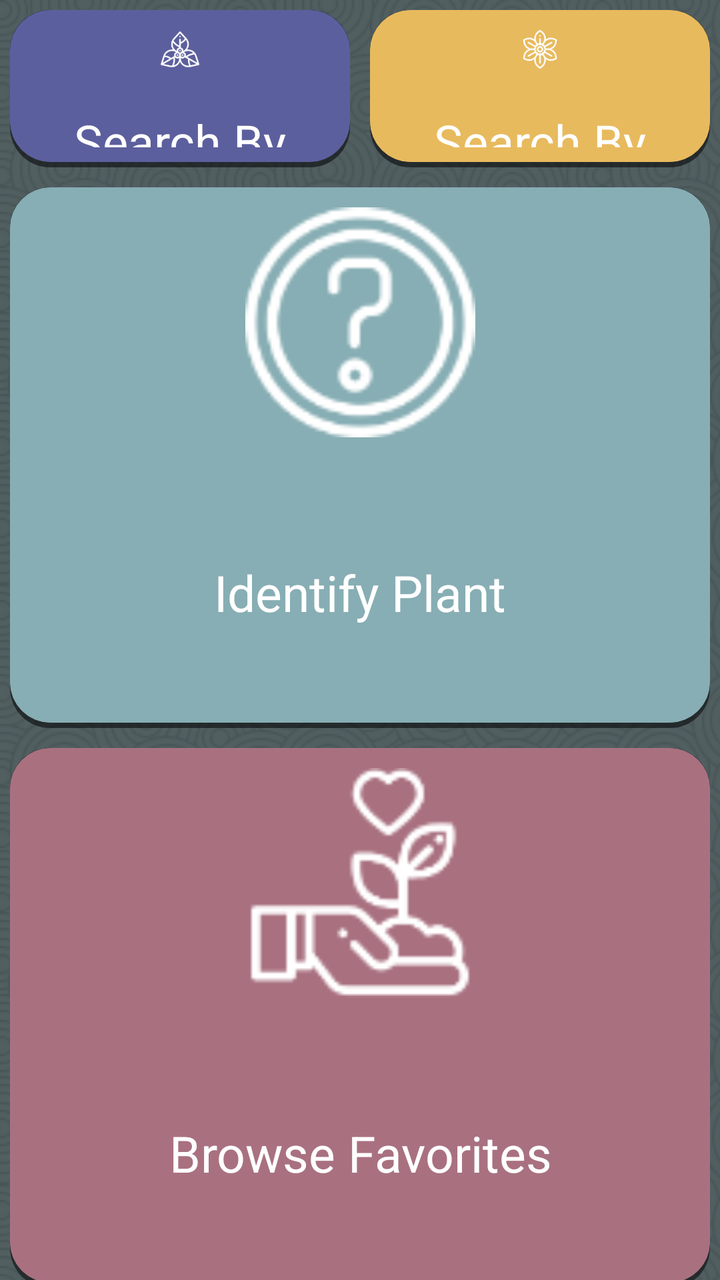
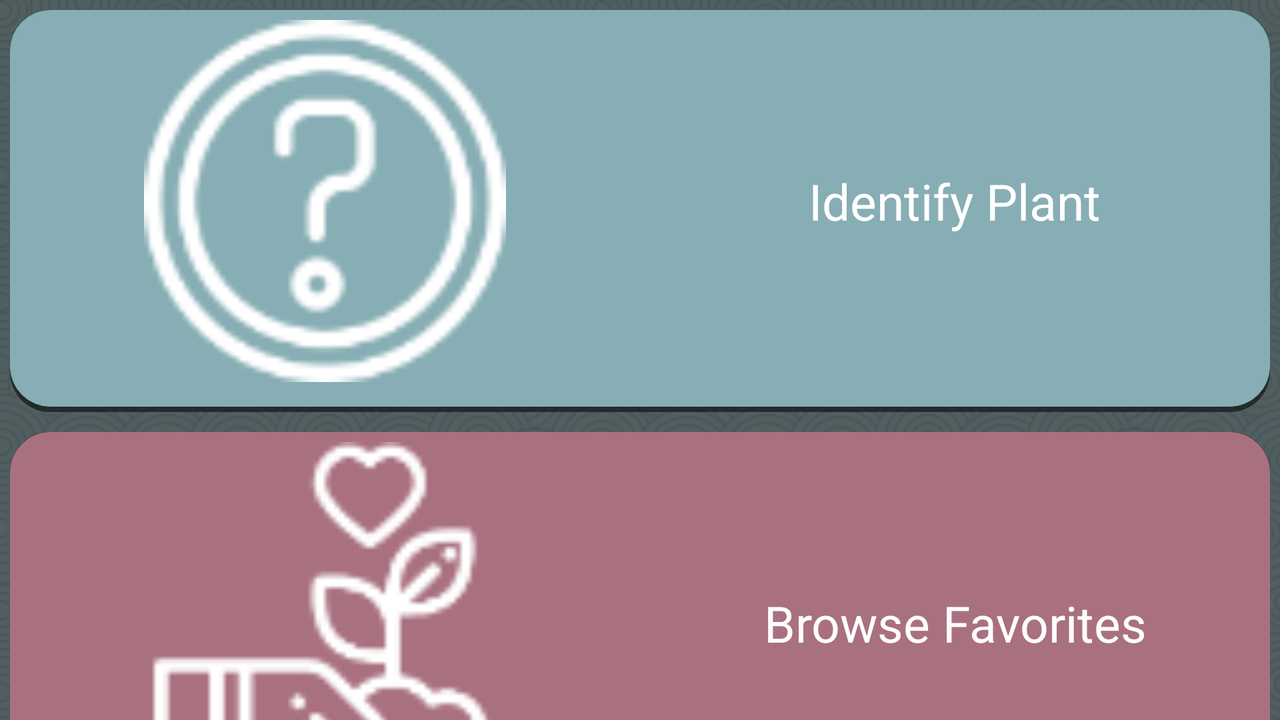

Compare how this app lays out the same screen by default and in its alternative resource folder. The renders come first, then the two layout files and the values they reference.
<!-- AndroidManifest.xml: application theme AppTheme -->
<!-- res/layout/activity_startup.xml -->
<?xml version="1.0" encoding="utf-8"?>
<LinearLayout
    xmlns:android="http://schemas.android.com/apk/res/android"
    xmlns:tools="http://schemas.android.com/tools"
    android:layout_width="match_parent"
    android:layout_height="match_parent"
    android:orientation="vertical"
    android:gravity="center"
    tools:context="com.example.android.usdaplantindex.StartupActivity">

    <LinearLayout xmlns:android="http://schemas.android.com/apk/res/android"
        android:orientation="vertical"
        android:layout_width="match_parent"
        android:layout_height="wrap_content">

        <LinearLayout xmlns:android="http://schemas.android.com/apk/res/android"
            android:orientation="horizontal"
            android:layout_width="match_parent"
            android:layout_height="0dp"
            android:layout_weight="3">

            <LinearLayout
                android:id="@+id/btn_search_by_scientific"
                android:layout_margin="5dp"
                android:orientation="vertical"
                android:layout_width="0dp"
                android:layout_height="wrap_content"
                android:layout_weight="1"
                android:background="@drawable/button_w_shadow_sci">

                <ImageView
                    android:layout_gravity="center_horizontal"
                    android:layout_width="match_parent"
                    android:layout_height="0dp"
                    android:layout_margin="10dp"
                    android:adjustViewBounds="true"
                    android:scaleType="fitCenter"
                    android:layout_weight="1"
                    android:src="@drawable/ic_sci" />

                <TextView
                    android:gravity="center"
                    android:layout_gravity="center_horizontal"
                    android:textSize="24dp"
                    android:layout_width="match_parent"
                    android:layout_height="0dp"
                    android:layout_margin="10dp"
                    android:textColor="@color/colorBrightText"
                    android:layout_weight="1"
                    android:text="@string/button_text_search_by_scientific" />

            </LinearLayout>

            <LinearLayout
                android:id="@+id/btn_search_by_common"
                android:layout_margin="5dp"
                android:orientation="vertical"
                android:layout_width="0dp"
                android:layout_height="wrap_content"
                android:layout_weight="1"
                android:background="@drawable/button_w_shadow_com">

                <ImageView
                    android:layout_gravity="center_horizontal"
                    android:layout_width="match_parent"
                    android:layout_height="0dp"
                    android:layout_margin="10dp"
                    android:adjustViewBounds="true"
                    android:scaleType="fitCenter"
                    android:layout_weight="1"
                    android:src="@drawable/ic_com" />

                <TextView
                    android:gravity="center"
                    android:layout_gravity="center_horizontal"
                    android:textSize="24dp"
                    android:layout_width="match_parent"
                    android:layout_height="0dp"
                    android:layout_margin="10dp"
                    android:layout_weight="1"
                    android:textColor="@color/colorBrightText"
                    android:text="@string/button_text_search_by_common" />

            </LinearLayout>

        </LinearLayout>

        <LinearLayout
            android:id="@+id/btn_search_by_location"
            android:layout_margin="5dp"
            android:orientation="vertical"
            android:layout_width="match_parent"
            android:layout_height="0dp"
            android:layout_weight="2"
            android:background="@drawable/button_w_shadow_id">

            <ImageView
                android:layout_gravity="center_horizontal"
                android:layout_width="match_parent"
                android:layout_height="0dp"
                android:layout_margin="10dp"
                android:adjustViewBounds="true"
                android:scaleType="fitCenter"
                android:layout_weight="1"
                android:src="@drawable/ic_id" />

            <TextView
                android:gravity="center"
                android:layout_gravity="center_horizontal"
                android:textSize="25dp"
                android:layout_width="match_parent"
                android:layout_height="0dp"
                android:layout_margin="10dp"
                android:layout_weight="1"
                android:textColor="@color/colorBrightText"
                android:text="@string/button_text_identify" />

        </LinearLayout>

        <LinearLayout
            android:id="@+id/btn_favorites"
            android:layout_margin="5dp"
            android:orientation="vertical"
            android:layout_width="match_parent"
            android:layout_height="0dp"
            android:layout_weight="2"
            android:background="@drawable/button_w_shadow_fav">

            <ImageView
                android:layout_gravity="center_horizontal"
                android:layout_width="match_parent"
                android:layout_height="0dp"
                android:layout_margin="10dp"
                android:adjustViewBounds="true"
                android:scaleType="fitCenter"
                android:layout_weight="1"
                android:src="@drawable/ic_fav" />

            <TextView
                android:gravity="center"
                android:layout_gravity="center_horizontal"
                android:textSize="25dp"
                android:layout_width="match_parent"
                android:layout_height="0dp"
                android:layout_margin="10dp"
                android:layout_weight="1"
                android:textColor="@color/colorBrightText"
                android:text="@string/button_text_favorites" />

        </LinearLayout>

        <Button
            android:id="@+id/btn_about"
            android:layout_margin="5dp"
            android:textAllCaps="false"
            android:layout_width="match_parent"
            android:layout_height="0dp"
            android:background="@drawable/button_w_shadow_abo"
            android:textSize="25dp"
            android:textColor="@color/colorBrightText"
            android:layout_weight="1"
            android:text="@string/button_text_about" />

    </LinearLayout>

</LinearLayout>
<!-- resources referenced by this layout -->
<resources>
  <color name="colorBrightText">#FFFFFF</color>
  <!-- drawable button_w_shadow_abo (drawable) -->
  <?xml version="1.0" encoding="utf-8"?>
  <layer-list
      xmlns:android="http://schemas.android.com/apk/res/android">
  
      <item android:drawable="@drawable/shadow"/>
      <item
          android:drawable="@drawable/rounded_button_abo"
          android:bottom="8px" />
  
  </layer-list>
  <!-- drawable button_w_shadow_com (drawable) -->
  <?xml version="1.0" encoding="utf-8"?>
  <layer-list
      xmlns:android="http://schemas.android.com/apk/res/android">
  
      <item android:drawable="@drawable/shadow"/>
      <item
          android:drawable="@drawable/rounded_button_com"
          android:bottom="8px" />
  
  </layer-list>
  <!-- drawable button_w_shadow_fav (drawable) -->
  <?xml version="1.0" encoding="utf-8"?>
  <layer-list
      xmlns:android="http://schemas.android.com/apk/res/android">
  
      <item android:drawable="@drawable/shadow"/>
      <item
          android:drawable="@drawable/rounded_button_fav"
          android:bottom="8px" />
  
  </layer-list>
  <!-- drawable button_w_shadow_id (drawable) -->
  <?xml version="1.0" encoding="utf-8"?>
  <layer-list
      xmlns:android="http://schemas.android.com/apk/res/android">
  
      <item android:drawable="@drawable/shadow"/>
      <item
          android:drawable="@drawable/rounded_button_id"
          android:bottom="8px" />
  
  </layer-list>
  <!-- drawable button_w_shadow_sci (drawable) -->
  <?xml version="1.0" encoding="utf-8"?>
  <layer-list
      xmlns:android="http://schemas.android.com/apk/res/android">
  
      <item android:drawable="@drawable/shadow"/>
      <item
          android:drawable="@drawable/rounded_button_sci"
          android:bottom="8px" />
  
  </layer-list>
  <string name="button_text_about">About USDA Plant Index</string>
  <string name="button_text_favorites">Browse Favorites</string>
  <string name="button_text_identify">Identify Plant</string>
  <string name="button_text_search_by_common">Search By\nCommon Name</string>
  <string name="button_text_search_by_scientific">Search By\nScientific Name</string>
  <style name="AppTheme" parent="Theme.AppCompat.Light.DarkActionBar">
          
          <item name="colorPrimary">@color/colorPrimary</item>
          <item name="colorPrimaryDark">@color/colorPrimaryDark</item>
          <item name="colorAccent">@color/colorAccent</item>
          <item name="android:textColor">@color/colorBrightText</item>
          <item name="android:windowBackground">@drawable/backrepeat</item>
      </style>
  <!-- drawable shadow (drawable) -->
  <?xml version="1.0" encoding="utf-8"?>
  <shape android:shape="rectangle"
      xmlns:android="http://schemas.android.com/apk/res/android">
  
      <solid android:color="@color/colorShadow"/>
      <corners android:radius="20dip"/>
  
  </shape>
  <!-- drawable rounded_button_id (drawable) -->
  <?xml version="1.0" encoding="utf-8"?>
  <shape android:shape="rectangle"
      xmlns:android="http://schemas.android.com/apk/res/android">
      <gradient
          android:startColor="@color/colorMainId"
          android:endColor="@color/colorMainId"
          android:angle="90">
      </gradient>
  
      <corners android:radius="20dip" />
  
      <stroke
          android:width="1px"
          android:color="@color/colorMainId" />
  </shape>
  <color name="colorPrimary">#4c6750</color>
  <color name="colorPrimaryDark">#2c3a2f</color>
  <color name="colorAccent">#edbc5a</color>
  <!-- drawable backrepeat (drawable) -->
  <?xml version="1.0" encoding="utf-8"?>
  <bitmap xmlns:android="http://schemas.android.com/apk/res/android"
      android:src="@drawable/back_round"
      android:tileMode="repeat" />
  <color name="colorShadow">#88000000</color>
  <color name="colorMainAbo">#83928f</color>
  <color name="colorMainCom">#e8ba5e</color>
  <color name="colorMainFav">#a97180</color>
  <color name="colorMainId">#87aeb4</color>
  <color name="colorMainSci">#5c5f9d</color>
  <!-- some entries are left out for length -->
</resources>
<!-- res/layout-land/activity_startup.xml (the repository's variant of the layout above) -->
<!-- drawn on the phone turned sideways -->
<?xml version="1.0" encoding="utf-8"?>
<LinearLayout
    xmlns:android="http://schemas.android.com/apk/res/android"
    xmlns:tools="http://schemas.android.com/tools"
    android:layout_width="match_parent"
    android:layout_height="match_parent"
    android:orientation="vertical"
    android:gravity="center"
    tools:context="com.example.android.usdaplantindex.StartupActivity">

    <LinearLayout xmlns:android="http://schemas.android.com/apk/res/android"
        android:orientation="vertical"
        android:layout_width="match_parent"
        android:layout_height="wrap_content">

        <LinearLayout xmlns:android="http://schemas.android.com/apk/res/android"
            android:orientation="horizontal"
            android:layout_width="match_parent"
            android:layout_height="0dp"
            android:layout_weight="3">

            <LinearLayout
                android:id="@+id/btn_search_by_scientific"
                android:layout_margin="5dp"
                android:orientation="horizontal"
                android:layout_width="0dp"
                android:layout_height="wrap_content"
                android:layout_weight="1"
                android:background="@drawable/button_w_shadow_sci">

                <ImageView
                    android:layout_gravity="center_horizontal"
                    android:layout_width="0dp"
                    android:padding="5dp"
                    android:layout_height="match_parent"
                    android:layout_margin="5dp"
                    android:adjustViewBounds="true"
                    android:scaleType="fitCenter"
                    android:layout_weight="1"
                    android:src="@drawable/ic_sci" />

                <TextView
                    android:gravity="center"
                    android:layout_gravity="center_horizontal"
                    android:textSize="24dp"
                    android:layout_width="0dp"
                    android:layout_height="match_parent"
                    android:layout_margin="5dp"
                    android:textColor="@color/colorBrightText"
                    android:layout_weight="1"
                    android:text="@string/button_text_search_by_scientific" />

            </LinearLayout>

            <LinearLayout
                android:id="@+id/btn_search_by_common"
                android:layout_margin="5dp"
                android:orientation="horizontal"
                android:layout_width="0dp"
                android:layout_height="wrap_content"
                android:layout_weight="1"
                android:background="@drawable/button_w_shadow_com">

                <ImageView
                    android:layout_gravity="center_horizontal"
                    android:layout_width="0dp"
                    android:padding="5dp"
                    android:layout_height="match_parent"
                    android:layout_margin="5dp"
                    android:adjustViewBounds="true"
                    android:scaleType="fitCenter"
                    android:layout_weight="1"
                    android:src="@drawable/ic_com" />

                <TextView
                    android:gravity="center"
                    android:layout_gravity="center_horizontal"
                    android:textSize="24dp"
                    android:layout_width="0dp"
                    android:layout_height="match_parent"
                    android:layout_margin="5dp"
                    android:layout_weight="1"
                    android:textColor="@color/colorBrightText"
                    android:text="@string/button_text_search_by_common" />

            </LinearLayout>

        </LinearLayout>

        <LinearLayout
            android:id="@+id/btn_search_by_location"
            android:layout_margin="5dp"
            android:orientation="horizontal"
            android:layout_width="match_parent"
            android:layout_height="0dp"
            android:layout_weight="2"
            android:background="@drawable/button_w_shadow_id">

            <ImageView
                android:layout_gravity="center_horizontal"
                android:layout_width="0dp"
                android:padding="5dp"
                android:layout_height="match_parent"
                android:layout_margin="5dp"
                android:adjustViewBounds="true"
                android:scaleType="fitCenter"
                android:layout_weight="1"
                android:src="@drawable/ic_id" />

            <TextView
                android:gravity="center"
                android:layout_gravity="center_horizontal"
                android:textSize="25dp"
                android:layout_width="0dp"
                android:layout_height="match_parent"
                android:layout_margin="5dp"
                android:layout_weight="1"
                android:textColor="@color/colorBrightText"
                android:text="@string/button_text_identify" />

        </LinearLayout>

        <LinearLayout
            android:id="@+id/btn_favorites"
            android:layout_margin="5dp"
            android:orientation="horizontal"
            android:layout_width="match_parent"
            android:layout_height="0dp"
            android:layout_weight="2"
            android:background="@drawable/button_w_shadow_fav">

            <ImageView
                android:layout_gravity="center_horizontal"
                android:layout_width="0dp"
                android:padding="5dp"
                android:layout_height="match_parent"
                android:layout_margin="5dp"
                android:adjustViewBounds="true"
                android:scaleType="fitCenter"
                android:layout_weight="1"
                android:src="@drawable/ic_fav" />

            <TextView
                android:gravity="center"
                android:layout_gravity="center_horizontal"
                android:textSize="25dp"
                android:layout_width="0dp"
                android:layout_height="match_parent"
                android:layout_margin="5dp"
                android:layout_weight="1"
                android:textColor="@color/colorBrightText"
                android:text="@string/button_text_favorites" />

        </LinearLayout>

        <Button
            android:id="@+id/btn_about"
            android:layout_margin="5dp"
            android:textAllCaps="false"
            android:layout_width="match_parent"
            android:layout_height="0dp"
            android:background="@drawable/button_w_shadow_abo"
            android:textSize="25dp"
            android:textColor="@color/colorBrightText"
            android:layout_weight="2"
            android:text="@string/button_text_about" />

    </LinearLayout>

</LinearLayout>
